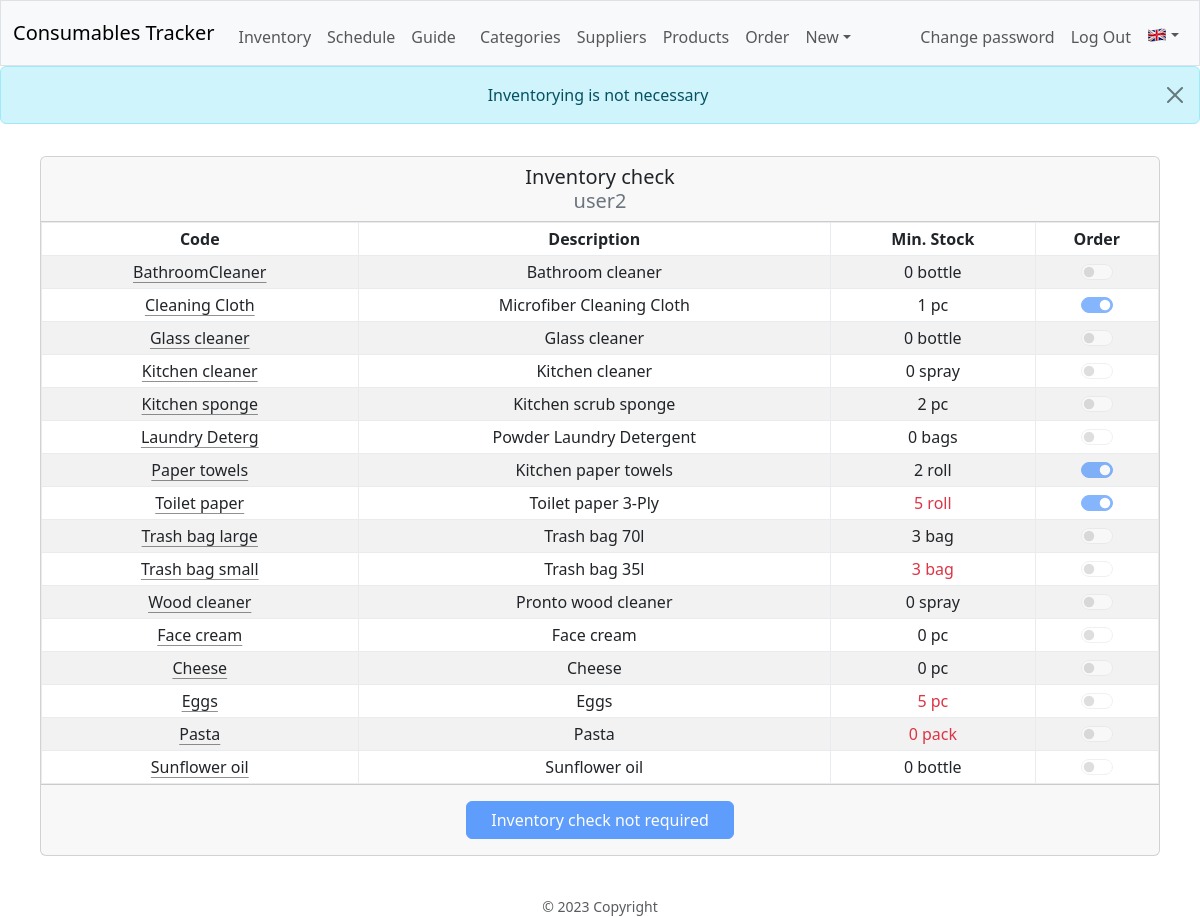
The page /inventory (signed in) on the database its author committed.
### database.py (models this page shows, shortened)
class Base(MappedAsDataclass, DeclarativeBase):
    id: Mapped[int] = mapped_column(init=False, primary_key=True)

class User(Base):
    name: Mapped[str] = mapped_column(unique=True)
    password: Mapped[str] = mapped_column(repr=False)
    products: Mapped[List["Product"]] = relationship(
        default_factory=list, back_populates="responsible", repr=False)
    admin: Mapped[bool] = mapped_column(default=False)
    in_use: Mapped[bool] = mapped_column(default=True)
    done_inv: Mapped[bool] = mapped_column(default=True)
    reg_req: Mapped[bool] = mapped_column(default=True)
    req_inv: Mapped[bool] = mapped_column(default=False)
    details: Mapped[Optional[str]] = mapped_column(default="", repr=False)
    email: Mapped[Optional[str]] = mapped_column(default="", repr=False)
    sat_group: Mapped[int] = mapped_column(default=1)
    __table_args__ = (
        Index('idx_user_name', 'name'),
        Index('idx_user_in_use', 'in_use'),
    )
    username = synonym("name")

class Product(Base):
    name: Mapped[str] = mapped_column(unique=True)
    description: Mapped[str]
    responsible_id = mapped_column(ForeignKey("users.id"), nullable=False)
    responsible: Mapped[User] = relationship(back_populates="products",
                                             repr=False)
    category_id = mapped_column(ForeignKey("categories.id"), nullable=False)
    category: Mapped[Category] = relationship(back_populates="products",
                                              repr=False)
    supplier_id = mapped_column(ForeignKey("suppliers.id"), nullable=False)
    supplier: Mapped[Supplier] = relationship(back_populates="products",
                                              repr=False)
    meas_unit: Mapped[str]
    min_stock: Mapped[int]
    ord_qty: Mapped[int]
    to_order: Mapped[bool] = mapped_column(default=False)
    critical: Mapped[bool] = mapped_column(default=False)
    in_use: Mapped[bool] = mapped_column(default=True)
    __table_args__ = (
        Index('idx_product_name', 'name'),
        Index('idx_product_to_order', 'to_order'),
        Index('idx_product_in_use', 'in_use'),
    )
    code = synonym("name")

### blueprints/inv/inv.py (the view)
@inv_bp.route("/inventory", methods=["GET", "POST"])
@login_required
def inventory():
    logger.info("Inventory check page")
    session["last_url"] = url_for(".inventory")
    inv_form: InventoryForm = InventoryForm()
    with dbSession() as db_session:
        user = db_session.get(User, session.get("user_id"))
    if inv_form.validate_on_submit() and not user.done_inv:
        with dbSession() as db_session:
            products = db_session.scalars(
                select(Product)
                .filter_by(responsible_id=user.id, in_use=True)
                ).all()
            for product in products:
                if str(product.id) in request.form:
                    product.to_order = True
                else:
                    product.to_order = False
            db_session.get(User, user.id).done_inv = True
            db_session.commit()
        logger.debug("Inventory submitted")
        flash(**Message.UI.Inv.Submitted.flash())
        return redirect(url_for("main.index"))
    elif inv_form.errors:
        logger.warning("Inventory submitting error(s)")
        flash_errors(inv_form.errors)
    elif user.done_inv:
        logger.info("Inventory check not required")
        flash(**Message.UI.Inv.NotReq.flash())
    with dbSession() as db_session:
        products = db_session.scalars(
            select(Product)
            .filter_by(responsible_id=user.id, in_use=True)
            .order_by(Product.category_id, Product.name)
            ).all()
    return render_template(
        "inv/inventory.html",
        products=products, form=inv_form, user=user, Message=Message)

### blueprints/inv/inv.py
class InventoryForm(FlaskForm):
    """Flask-WTF form used just for csrf token."""

### app.py (called while the page is built)
def get_locale() -> Literal["ro", "en"]:
    if language := session.get("language"):
        return language
    if language := request.accept_languages.best_match(LANGUAGES):
        logger.info("Got locale language '%s'", language)
    else:
        logger.warning("Could not get locale language")
        language = "en"
    session["language"] = language
    return language

@app.context_processor
def inject_now():
    return {'now': datetime.utcnow()}

### helpers.py (called while the page is built)
def record_factory(*args, **kwargs):
    record = old_factory(*args, **kwargs)
    try:
        record.user = session.get("user_name", default="__x__")
    except RuntimeError:
        record.user = "_sys_"
    record.tztime = datetime.now(
        tz=ZoneInfo("Europe/Bucharest")).strftime("%d.%m %H:%M")
    return record

def login_required(f):
    @wraps(f)
    def decorated_function(*args, **kwargs):
        if session.get("user_id") is None:
            flash(**Message.UI.Auth.LoginReq.flash())
            return redirect(url_for("auth.login"))
        return f(*args, **kwargs)
    return decorated_function

### messages.py (called while the page is built)
    def flash(self, *args, **kwargs) -> dict[str, str]:
        return {"message": self.message(*args, **kwargs),
                "category": self.category}

### blueprints/inv/templates/inv/inventory.html (shortened to what this page needs)
{% extends "layout.html" %}
{% block main %}
<form method="POST">
    <div class="card mx-auto" style="max-width: 70rem;">
        <div class="card-header h5 py-2">
            {{ gettext("Inventory check") }}
            <br>
            <span class="text-secondary">{{ user.name }}</span>
        </div>
        <div class="card-body p-0">
            <div class="table-responsive mx-auto">
                <table class="table align-middle table-sm table-hover table-bordered border-light-subtle table-striped m-0">
                    <thead>
                        <tr>
                            <th>{{ gettext("Code") }}</th>
                            <th>{{ gettext("Description") }}</th>
                            <th>{{ gettext("Min. Stock") }}</th>
                            <th>{{ gettext("Order") }}</th>
                        </tr>
                    </thead>
                    <tbody>
                        {% for product in products %}
                        <tr>
                            <td>
                            {% if session.admin %}
                                <a class="link-dark link-offset-2 link-underline-opacity-50 link-underline-opacity-100-hover" href="{{ url_for('prod.edit_product', product=product.name) }}">{{ product.name }}</a>
                            {% else %}
                                {{ product.name }}
                            {% endif %}
                            </td>
                            <td>{{ product.description }}</td>
                            <td {% if product.critical %}class="text-danger"{% endif %}>{{ product.min_stock }} {{ product.meas_unit }}</td>
                            <td>
                                <div class="form-switch">
                                    <input class="form-check-input" type="checkbox" role="switch" id="{{ product.id }}" name="{{ product.id }}" {% if user.done_inv %}disabled{% endif %} {% if product.to_order %}checked{% endif %}>
                                </div>
                            </td>
                        </tr>
                        {% endfor %}
                    </tbody>
                </table>
            </div>
        </div>
        <div class="card-footer py-3">
            <input class="btn btn-primary px-4" type="submit" {% if user.done_inv %}value="{{ gettext('Inventory check not required') }}" disabled{% else %}value="{{ gettext('Submit inventory') }}"{% endif %} >
        </div>
    </div>
</form>
{% endblock %}

### rows shown on the page
User: name "user2"
Product: name "BathroomCleaner", description "Bathroom cleaner", min_stock "0", meas_unit "bottle"
Product: name "Cleaning Cloth", description "Microfiber Cleaning Cloth", min_stock "1", meas_unit "pc", to_order "☑"
Product: name "Glass cleaner", description "Glass cleaner", min_stock "0", meas_unit "bottle"
Product: name "Kitchen cleaner", description "Kitchen cleaner", min_stock "0", meas_unit "spray"
Product: name "Kitchen sponge", description "Kitchen scrub sponge", min_stock "2", meas_unit "pc"
Product: name "Laundry Deterg", description "Powder Laundry Detergent", min_stock "0", meas_unit "bags"
Product: name "Paper towels", description "Kitchen paper towels", min_stock "2", meas_unit "roll", to_order "☑"
Product: name "Toilet paper", description "Toilet paper 3-Ply", min_stock "5", meas_unit "roll", to_order "☑"
Product: name "Trash bag large", description "Trash bag 70l", min_stock "3", meas_unit "bag"
Product: name "Trash bag small", description "Trash bag 35l", min_stock "3", meas_unit "bag"
Product: name "Wood cleaner", description "Pronto wood cleaner", min_stock "0", meas_unit "spray"
Product: name "Face cream", description "Face cream", min_stock "0", meas_unit "pc"
Product: name "Cheese", description "Cheese", min_stock "0", meas_unit "pc"
Product: name "Eggs", description "Eggs", min_stock "5", meas_unit "pc"
Product: name "Pasta", description "Pasta", min_stock "0", meas_unit "pack"
Product: name "Sunflower oil", description "Sunflower oil", min_stock "0", meas_unit "bottle"

### other values the page prints
{{ gettext("Inventory") }} "Inventory"
{{ gettext("Schedule") }} "Schedule"
{{ gettext("Guide") }} "Guide"
{{ gettext("Categories") }} "Categories"
{{ gettext("Suppliers") }} "Suppliers"
{{ gettext("Products") }} "Products"
{{ gettext("Order") }} "Order"
{{ gettext("New") }} "New"
{{ gettext("Change password") }} "Change password"
{{ message }} "Inventorying is not necessary"
{{ gettext("Inventory check") }} "Inventory check"
{{ gettext("Code") }} "Code"
{{ gettext("Description") }} "Description"
{{ gettext("Min. Stock") }} "Min. Stock"
